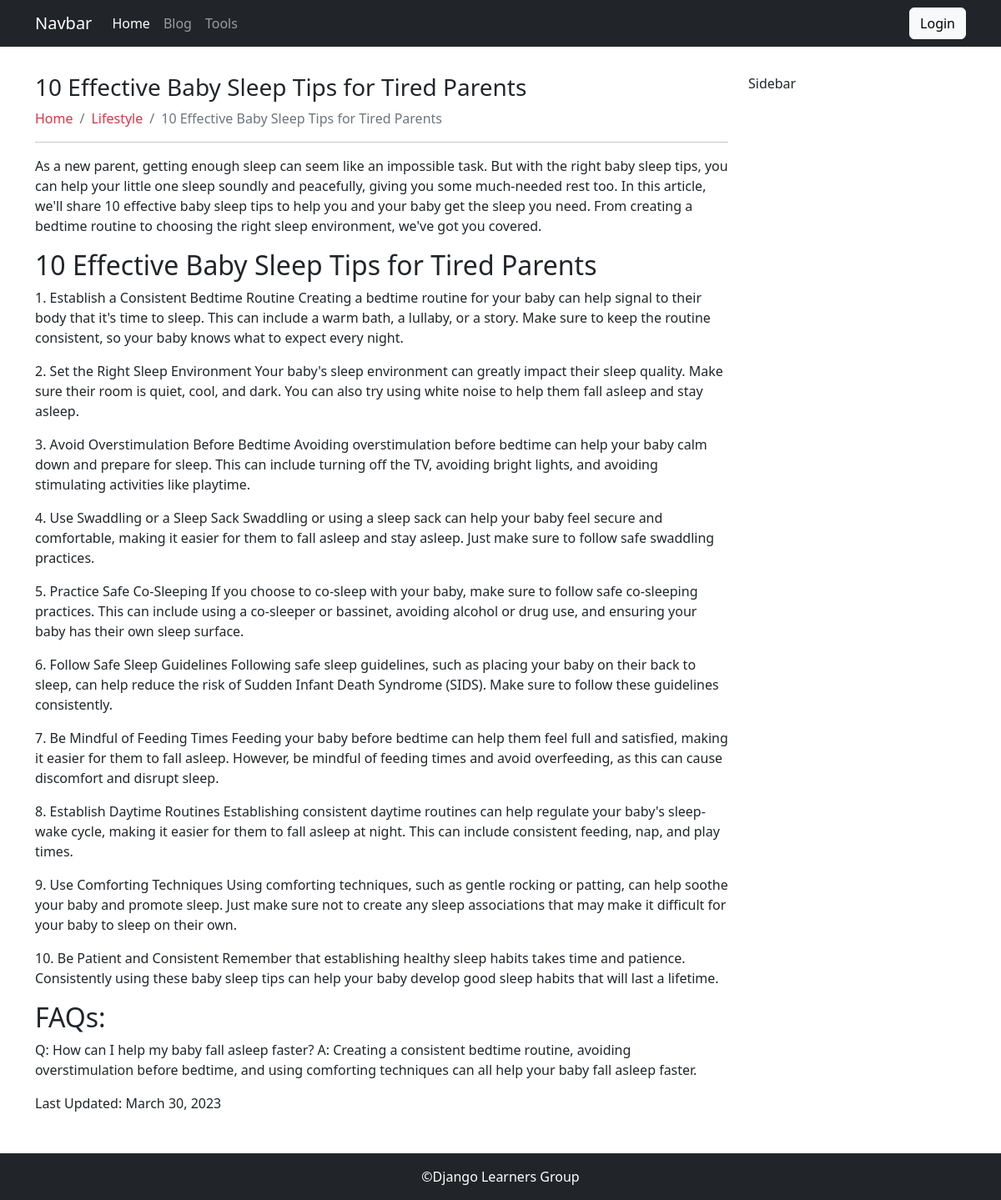
The page /10-effective-baby-sleep-tips-for-tired-parents on the database its author committed.
### blog/models.py (models this page shows, shortened)
class BlogPost(models.Model):
    STATUS=[
        ('draft','Draft'),
        ('published','Published')
    ]
    title = models.CharField(max_length=200)
    featured = models.ImageField(upload_to='blogs/', blank=True, null=True)
    slug=models.SlugField(unique=True, blank=True,null=True)
    content = RichTextField(blank=True,null=True)
    created = models.DateTimeField(auto_now_add=True)
    update = models.DateField(auto_now=True)
    category = models.ForeignKey(Category, on_delete=models.CASCADE)
    status=models.CharField(max_length=10, choices= STATUS, default='draft')
    meta_title=models.CharField(max_length=200, blank=True, null=True)
    meta_description=models.TextField(blank=True, null=True)
    class Meta:
        verbose_name_plural= 'All Posts'

class Category(models.Model):
    title = models.CharField(max_length=200)
    slug = models.SlugField(unique=True, blank=True, null=True)
    class Meta:
        verbose_name_plural= 'Categories'

### blog/views.py (the view)
# urls.py: path('<slug:slug>', views.single_post, name= 'single_post'),
def single_post(request, slug):
    post = get_object_or_404(BlogPost, slug=slug)
    template_name='Blog/single.html'
    context={'post':post}
    return render(request, template_name, context)

### templates/Blog/single.html (shortened to what this page needs)
{% extends 'base.html' %}
{% block content %}
<div class="container my-3">
    <div class="row py-3">
        <div class="col-md-9">
            <h1 class="h3">{{post.title}}</h1>
                <nav aria-label="breadcrumb">
                <ol class="breadcrumb">
                  <li class="breadcrumb-item"><a class="text-decoration-none text-danger" href="{%url 'home'%}">Home</a></li>
                  <li class="breadcrumb-item"><a class="text-decoration-none text-danger" href="#">{{post.category.title}}</a></li>
                  <li class="breadcrumb-item active" aria-current="page">{{post.title}}</li>
                </ol>
              </nav>
              <hr>
              <div class="my-3">
                {{post.content|safe}}
              </div>
              Last Updated: {{post.update}}
        </div>
        <div class="col-md-3">Sidebar</div>
    </div>
</div>
{% endblock content %}

### rows shown on the page
BlogPost: title "10 Effective Baby Sleep Tips for Tired Parents", category "Lifestyle", content "As a new parent, getting enough sleep can seem like an impossible task. But with the right baby sleep tips, you can help your little one sleep soundly and peacefully, giving you some much-needed rest too. In this article, we'll share 10 effective baby sleep tips to help you and your baby get the sleep you need. From creating a bedtime routine to choosing the right sleep environment, we've got you covered. 10 Effective Baby Sleep Tips for Tired Parents 1. Establish a Consistent Bedtime Routine Creating a bedtime routine for your baby can help signal to their body that it's time to sleep. This can include a warm bath, a lullaby, or a story. Make sure to keep the routine consistent, so your…", update "March 30, 2023"
